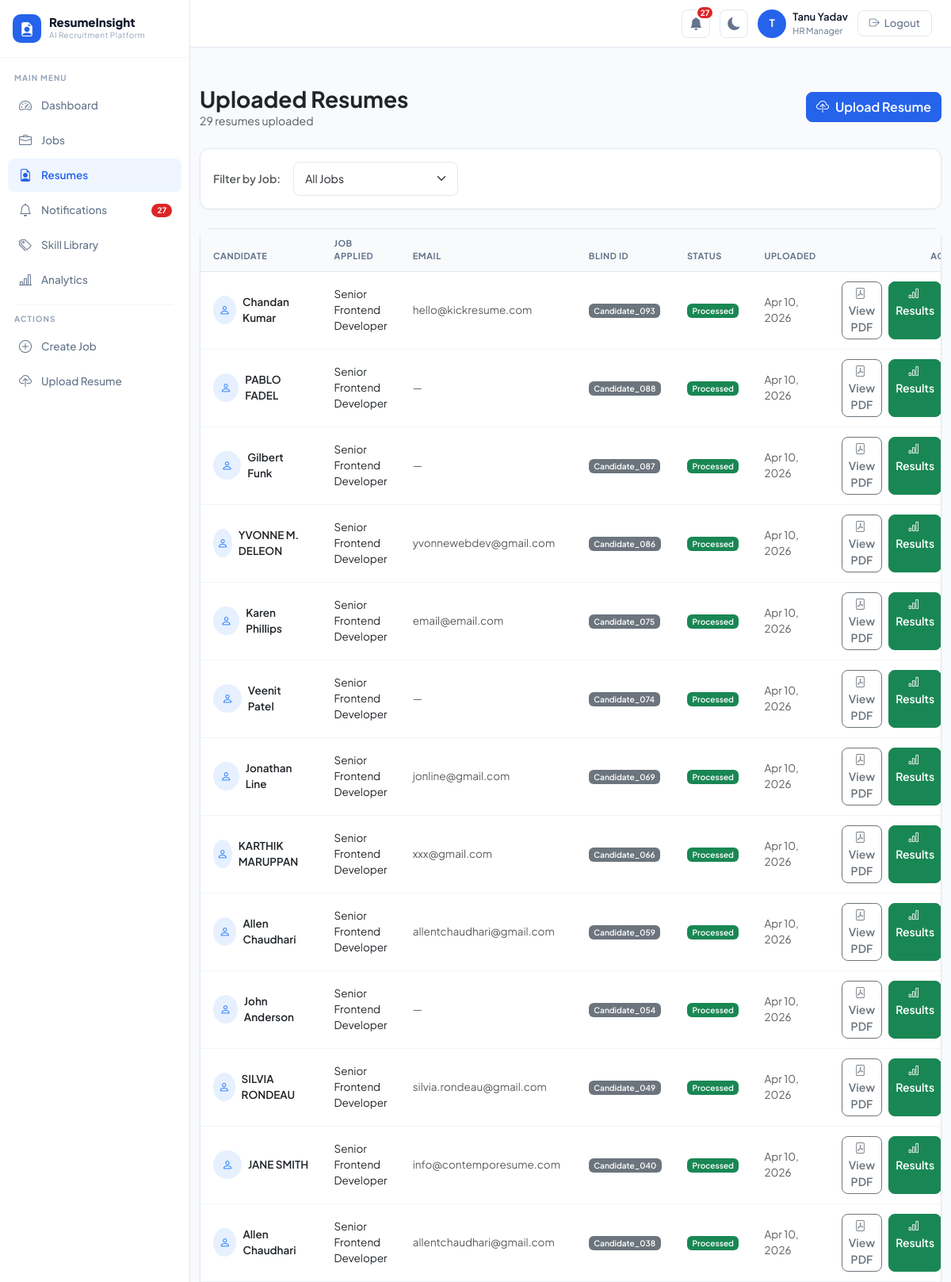
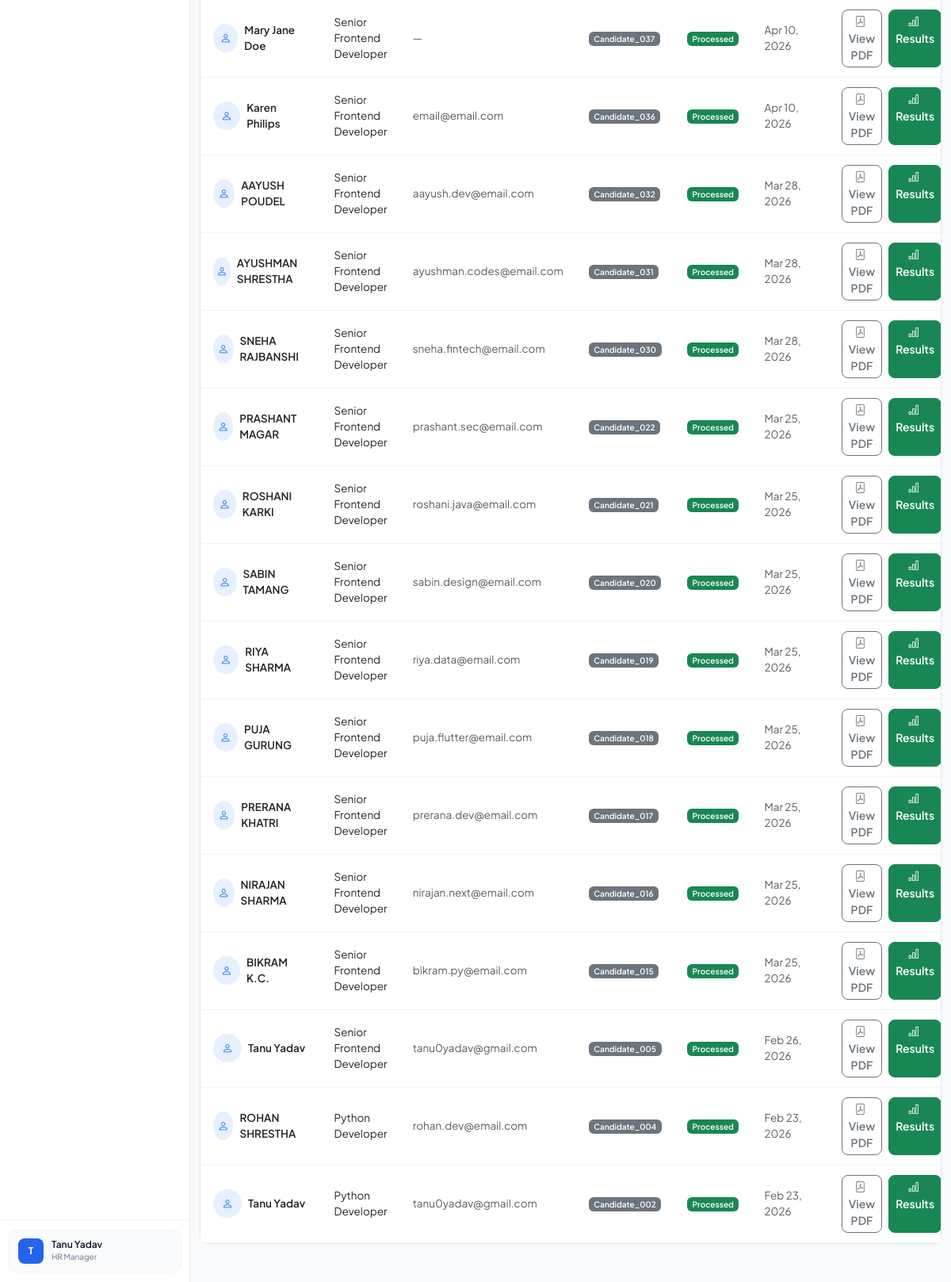
/resumes/ (signed in), run on the app's committed database (2 pictures, top to bottom).
### core/models.py (models this page shows, shortened)
class User(AbstractUser):
    ROLE_CHOICES = [
        ('hr_manager', 'HR Manager'),
        ('super_admin', 'Super Admin'),
    ]
    role = models.CharField(
        max_length=20,
        choices=ROLE_CHOICES,
        default='hr_manager'
    )
    profile_picture = models.ImageField(
        upload_to='profile_pics/',
        null=True,
        blank=True
    )
    def is_super_admin(self):
        return self.role == 'super_admin'

class Resume(models.Model):
    candidate   = models.ForeignKey(
        Candidate,
        on_delete=models.CASCADE,
        related_name='resumes'
    )
    job         = models.ForeignKey(
        JobDescription,
        on_delete=models.CASCADE,
        related_name='resumes'
    )
    pdf_file    = models.FileField(upload_to='resumes/')
    raw_text    = models.TextField(blank=True)
    extracted_skills     = models.TextField(blank=True,
                           help_text="Comma-separated skills found in resume")
    extracted_education  = models.TextField(blank=True)
    extracted_experience = models.TextField(blank=True)
    is_processed = models.BooleanField(default=False)
    uploaded_at  = models.DateTimeField(auto_now_add=True)

class Candidate(models.Model):
    full_name   = models.CharField(max_length=255)
    email       = models.EmailField(blank=True)
    phone       = models.CharField(max_length=20, blank=True)
    blind_id    = models.CharField(max_length=50, unique=True, blank=True)
    uploaded_by = models.ForeignKey(
        User,
        on_delete=models.SET_NULL,
        null=True,
        related_name='candidates'
    )
    created_at  = models.DateTimeField(auto_now_add=True)

class JobDescription(models.Model):
    STATUS_CHOICES = [
        ('active', 'Active'),
        ('closed', 'Closed'),
        ('draft', 'Draft'),
    ]
    created_by = models.ForeignKey(
        User,
        on_delete=models.CASCADE,
        related_name='job_descriptions'
    )
    title           = models.CharField(max_length=255)
    department      = models.CharField(max_length=100, blank=True)
    description     = models.TextField()
    required_skills = models.TextField(
        help_text="Comma-separated list of required skills. e.g. Python, Django, SQL"
    )
    experience_required = models.CharField(
        max_length=100,
        blank=True,
        help_text="e.g. 2-3 years"
    )
    education_required = models.CharField(
        max_length=255,
        blank=True,
        help_text="e.g. Bachelor's in Computer Science"
    )
    status = models.CharField(
        max_length=10,
        choices=STATUS_CHOICES,
        default='active'
    )
    skill_weight = models.FloatField(
        default=0.50,
        help_text="Weight for skill overlap (default 50%)"
    )
    semantic_weight = models.FloatField(
        default=0.20,
        help_text="Weight for semantic similarity (default 20%)"
    )
    education_weight = models.FloatField(
        default=0.20,
        help_text="Weight for education match (default 20%)"
    )
    experience_weight = models.FloatField(
        default=0.10,
        help_text="Weight for experience match (default 10%)"
    )
    created_at = models.DateTimeField(auto_now_add=True)
    updated_at = models.DateTimeField(auto_now=True)

### core/views.py (the view)
# urls.py: path('resumes/',                  views.resume_list_view,    name='resume_list'),
@login_required
def resume_list_view(request):
    job_id = request.GET.get('job')     # optional filter from URL ?job=1
    if job_id:
        resumes = Resume.objects.filter(
            job__id=job_id
        ).select_related('candidate', 'job').order_by('-uploaded_at')
        selected_job = get_object_or_404(JobDescription, pk=job_id)
    else:
        resumes = Resume.objects.all(
        ).select_related('candidate', 'job').order_by('-uploaded_at')
        selected_job = None
    jobs = JobDescription.objects.filter(status='active')
    pending_count = Resume.objects.filter(
        job__created_by=request.user,
        is_processed=False
    ).count()
    return render(request, 'resumes/resume_list.html', {
        'resumes'     : resumes,
        'jobs'        : jobs,
        'selected_job': selected_job,
        'pending_count': pending_count,
    })

### templates/resumes/resume_list.html (shortened to what this page needs)
{% extends 'layout.html' %}
{% block page_content %}
<div class="container py-5">
    <div class="d-flex justify-content-between align-items-center mb-4">
        <div>
            <h3 class="fw-bold mb-0">Uploaded Resumes</h3>
            <p class="text-muted small mb-0">
                {{ resumes.count }} resume{{ resumes.count|pluralize }} uploaded
            </p>
        </div>
        <div class="d-flex gap-2">
            <a href="{% url 'resume_upload' %}" class="btn btn-primary fw-semibold">
                <i class="bi bi-cloud-upload me-2"></i>Upload Resume
            </a>
        </div>
    </div>
    <div class="card border-0 shadow-sm rounded-3 p-3 mb-4">
        <form method="GET" class="d-flex align-items-center gap-3">
            <label class="fw-semibold small text-muted mb-0 text-nowrap">
                Filter by Job:
            </label>
            <select name="job" class="form-select form-select-sm w-auto"
                    onchange="this.form.submit()">
                <option value="">All Jobs</option>
            </select>
        </form>
    </div>
    {% if resumes %}
    <div class="card border-0 shadow-sm rounded-3">
        <div class="table-responsive">
            <table class="table table-hover align-middle mb-0">
                <thead class="table-light">
                    <tr>
                        <th class="ps-4">Candidate</th>
                        <th>Job Applied</th>
                        <th>Email</th>
                        <th>Blind ID</th>
                        <th>Status</th>
                        <th>Uploaded</th>
                        <th class="text-end pe-4">Actions</th>
                    </tr>
                </thead>
                <tbody>
                    {% for resume in resumes %}
                    <tr>
                        <td class="ps-4">
                            <div class="d-flex align-items-center gap-2">
                                <div class="bg-primary bg-opacity-10 rounded-circle
                                            d-flex align-items-center
                                            justify-content-center"
                                     style="width:36px; height:36px;">
                                    <i class="bi bi-person text-primary"></i>
                                </div>
                                <span class="fw-semibold">
                                    {{ resume.candidate.full_name }}
                                </span>
                            </div>
                        </td>
                        <td>{{ resume.job.title }}</td>
                        <td class="text-muted small">
                            {{ resume.candidate.email|default:"—" }}
                        </td>
                        <td>
                            <span class="badge bg-secondary">
                                {{ resume.candidate.blind_id }}
                            </span>
                        </td>
                        <td>
                            {% if resume.is_processed %}
                                <span class="badge bg-success">Processed</span>
                            {% else %}
                                <span class="badge bg-warning text-dark">Pending</span>
                            {% endif %}
                        </td>
                        <td class="text-muted small">
                            {{ resume.uploaded_at|date:"M d, Y" }}
                        </td>
    <td class="text-end pe-4">
    <div class="d-flex gap-2 justify-content-end">
        <a href="{{ resume.pdf_file.url }}"
           target="_blank"
           class="btn btn-sm btn-outline-secondary">
            <i class="bi bi-file-pdf me-1"></i>View PDF
        </a>
        {% if not resume.is_processed %}
        <form method="POST" action="{% url 'process_resume' resume.pk %}">
            {% csrf_token %}
            <button type="submit" class="btn btn-sm btn-primary">
                <i class="bi bi-cpu me-1"></i>Analyse
            </button>
        </form>
        {% else %}
        <a href="{% url 'resume_result' resume.pk %}"
           class="btn btn-sm btn-success">
            <i class="bi bi-bar-chart me-1"></i>Results
        </a>
        {% endif %}
    </div>
</td>
                    </tr>
                    {% endfor %}
                </tbody>
            </table>
        </div>
    </div>
    {% endif %}
</div>
{% endblock %}

### templates/layout.html (shortened to what this page needs)
{% extends 'base.html' %}
{% block content %}
<aside class="sidebar">
    <div class="sidebar-brand">
        <a href="{% url 'dashboard' %}" class="brand-logo">
            <div class="brand-icon"><i class="bi bi-file-earmark-person-fill"></i></div>
            <div>
                <div class="brand-text">ResumeInsight</div>
                <div class="brand-sub">AI Recruitment Platform</div>
            </div>
        </a>
    </div>
    <nav class="sidebar-nav">
        <div class="nav-label">Main Menu</div>
        <a href="{% url 'dashboard' %}"
           class="nav-item {% if request.resolver_match.url_name == 'dashboard' %}active{% endif %}">
            <i class="bi bi-speedometer2 nav-icon"></i> Dashboard
        </a>
        <a href="{% url 'job_list' %}"
           class="nav-item {% if 'job' in request.resolver_match.url_name %}active{% endif %}">
            <i class="bi bi-briefcase nav-icon"></i> Jobs
        </a>
        <a href="{% url 'resume_list' %}"
           class="nav-item {% if 'resume' in request.resolver_match.url_name %}active{% endif %}">
            <i class="bi bi-file-earmark-person nav-icon"></i> Resumes
        </a>
        <a href="{% url 'notifications' %}"
           class="nav-item {% if request.resolver_match.url_name == 'notifications' %}active{% endif %}">
            <i class="bi bi-bell nav-icon"></i>
            Notifications
            <span class="sidebar-notif-badge" id="sidebarNotifBadge"></span>
        </a>
        <a href="{% url 'skill_library' %}"
   class="nav-item {% if request.resolver_match.url_name == 'skill_library' %}active{% endif %}">
    <i class="bi bi-tags nav-icon"></i> Skill Library
</a>
        <a href="{% url 'analytics' %}"
            class="nav-item {% if request.resolver_match.url_name == 'analytics' %}active{% endif %}">
             <i class="bi bi-bar-chart-line nav-icon"></i> Analytics
        </a>
        <div class="sidebar-divider"></div>
        <div class="nav-label">Actions</div>
        <a href="{% url 'job_create' %}" class="nav-item">
            <i class="bi bi-plus-circle nav-icon"></i> Create Job
        </a>
        <a href="{% url 'resume_upload' %}" class="nav-item">
            <i class="bi bi-cloud-upload nav-icon"></i> Upload Resume
        </a>
    </nav>
    <div class="sidebar-footer">
        <div class="user-card">
            <div class="user-card-avatar">
                {{ request.user.first_name|first|default:request.user.username|first|upper }}
            </div>
            <div>
                <div class="user-card-name">
                    {{ request.user.get_full_name|default:request.user.username }}
                </div>
                <div class="user-card-role">{{ request.user.get_role_display }}</div>
            </div>
        </div>
    </div>
</aside>
<header class="topbar">
    <a href="{% url 'notifications' %}" class="bell-wrap" title="Notifications">
        <i class="bi bi-bell-fill"></i>
        <span class="notif-badge" id="notifBadge" style="display:none;"></span>
    </a>
    <button class="dark-toggle" id="darkToggle" title="Toggle Dark Mode">
        <i class="bi bi-moon-fill" id="darkIcon"></i>
    </button>
    <div class="d-flex align-items-center gap-2">
        <div class="user-avatar">
            {{ request.user.first_name|first|default:request.user.username|first|upper }}
        </div>
        <div>
            <div class="topbar-user-name">
                {{ request.user.get_full_name|default:request.user.username }}
            </div>
            <div class="topbar-user-role">{{ request.user.get_role_display }}</div>
        </div>
    </div>
    <a href="{% url 'logout' %}" class="btn-logout">
        <i class="bi bi-box-arrow-right"></i> Logout
    </a>
</header>
<main class="main-wrapper">
    {% block page_content %}{% endblock %}
</main>
{% endblock %}

### templates/base.html (shortened to what this page needs)
<!DOCTYPE html>
<html lang="en">
<head>
    <link href="https://cdn.jsdelivr.net/npm/bootstrap@5.3.0/dist/css/bootstrap.min.css" rel="stylesheet">
    <link href="https://cdn.jsdelivr.net/npm/bootstrap-icons@1.10.5/font/bootstrap-icons.css" rel="stylesheet">
</head>
<body>
    {% block content %}{% endblock %}
</body>
</html>

### templates/base.html (style rules this page uses)
body { font-family: 'Plus Jakarta Sans', sans-serif; background: #F8FAFC; }
.form-control, .form-select { border-radius: 8px !important; border: 1.5px solid #E2E8F0 !important; font-family: 'Plus Jakarta Sans', sans-serif; font-size: 14px; padding: 10px 14px !important; transition: all 0.2s; }
.btn { font-family: 'Plus Jakarta Sans', sans-serif; font-weight: 600; border-radius: 8px !important; }
.btn-primary { background: #2563EB !important; border-color: #2563EB !important; }

### data on the page
User: user.first_name|first "T", user.get_full_name "Tanu Yadav", user.role "HR Manager"
Resume: candidate.full_name "Chandan Kumar", job "Senior Frontend Developer", candidate.email "hello@kickresume.com", candidate.blind_id "Candidate_093", is_processed "Processed", uploaded_at "Apr 10, 2026"
Resume: candidate.full_name "PABLO FADEL", job "Senior Frontend Developer", candidate.email "—", candidate.blind_id "Candidate_088", is_processed "Processed", uploaded_at "Apr 10, 2026"
Resume: candidate.full_name "Gilbert Funk", job "Senior Frontend Developer", candidate.email "—", candidate.blind_id "Candidate_087", is_processed "Processed", uploaded_at "Apr 10, 2026"
Resume: candidate.full_name "YVONNE M. DELEON", job "Senior Frontend Developer", candidate.email "yvonnewebdev@gmail.com", candidate.blind_id "Candidate_086", is_processed "Processed", uploaded_at "Apr 10, 2026"
Resume: candidate.full_name "Karen Phillips", job "Senior Frontend Developer", candidate.email "email@email.com", candidate.blind_id "Candidate_075", is_processed "Processed", uploaded_at "Apr 10, 2026"
Resume: candidate.full_name "Veenit Patel", job "Senior Frontend Developer", candidate.email "—", candidate.blind_id "Candidate_074", is_processed "Processed", uploaded_at "Apr 10, 2026"
Resume: candidate.full_name "Jonathan Line", job "Senior Frontend Developer", candidate.email "jonline@gmail.com", candidate.blind_id "Candidate_069", is_processed "Processed", uploaded_at "Apr 10, 2026"
Resume: candidate.full_name "KARTHIK MARUPPAN", job "Senior Frontend Developer", candidate.email "xxx@gmail.com", candidate.blind_id "Candidate_066", is_processed "Processed", uploaded_at "Apr 10, 2026"
Resume: candidate.full_name "Allen Chaudhari", job "Senior Frontend Developer", candidate.email "allentchaudhari@gmail.com", candidate.blind_id "Candidate_059", is_processed "Processed", uploaded_at "Apr 10, 2026"
Resume: candidate.full_name "John Anderson", job "Senior Frontend Developer", candidate.email "—", candidate.blind_id "Candidate_054", is_processed "Processed", uploaded_at "Apr 10, 2026"
Resume: candidate.full_name "SILVIA RONDEAU", job "Senior Frontend Developer", candidate.email "silvia.rondeau@gmail.com", candidate.blind_id "Candidate_049", is_processed "Processed", uploaded_at "Apr 10, 2026"
Resume: candidate.full_name "JANE SMITH", job "Senior Frontend Developer", candidate.email "info@contemporesume.com", candidate.blind_id "Candidate_040", is_processed "Processed", uploaded_at "Apr 10, 2026"
Resume: candidate.full_name "Allen Chaudhari", job "Senior Frontend Developer", candidate.email "allentchaudhari@gmail.com", candidate.blind_id "Candidate_038", is_processed "Processed", uploaded_at "Apr 10, 2026"
Resume: candidate.full_name "Mary Jane Doe", job "Senior Frontend Developer", candidate.email "—", candidate.blind_id "Candidate_037", is_processed "Processed", uploaded_at "Apr 10, 2026"
Resume: candidate.full_name "Karen Philips", job "Senior Frontend Developer", candidate.email "email@email.com", candidate.blind_id "Candidate_036", is_processed "Processed", uploaded_at "Apr 10, 2026"
Resume: candidate.full_name "AAYUSH POUDEL", job "Senior Frontend Developer", candidate.email "aayush.dev@email.com", candidate.blind_id "Candidate_032", is_processed "Processed", uploaded_at "Mar 28, 2026"
Resume: candidate.full_name "AYUSHMAN SHRESTHA", job "Senior Frontend Developer", candidate.email "ayushman.codes@email.com", candidate.blind_id "Candidate_031", is_processed "Processed", uploaded_at "Mar 28, 2026"
Resume: candidate.full_name "SNEHA RAJBANSHI", job "Senior Frontend Developer", candidate.email "sneha.fintech@email.com", candidate.blind_id "Candidate_030", is_processed "Processed", uploaded_at "Mar 28, 2026"
Resume: candidate.full_name "PRASHANT MAGAR", job "Senior Frontend Developer", candidate.email "prashant.sec@email.com", candidate.blind_id "Candidate_022", is_processed "Processed", uploaded_at "Mar 25, 2026"
Resume: candidate.full_name "ROSHANI KARKI", job "Senior Frontend Developer", candidate.email "roshani.java@email.com", candidate.blind_id "Candidate_021", is_processed "Processed", uploaded_at "Mar 25, 2026"
Resume: candidate.full_name "SABIN TAMANG", job "Senior Frontend Developer", candidate.email "sabin.design@email.com", candidate.blind_id "Candidate_020", is_processed "Processed", uploaded_at "Mar 25, 2026"
Resume: candidate.full_name "RIYA SHARMA", job "Senior Frontend Developer", candidate.email "riya.data@email.com", candidate.blind_id "Candidate_019", is_processed "Processed", uploaded_at "Mar 25, 2026"
Resume: candidate.full_name "PUJA GURUNG", job "Senior Frontend Developer", candidate.email "puja.flutter@email.com", candidate.blind_id "Candidate_018", is_processed "Processed", uploaded_at "Mar 25, 2026"
Resume: candidate.full_name "PRERANA KHATRI", job "Senior Frontend Developer", candidate.email "prerana.dev@email.com", candidate.blind_id "Candidate_017", is_processed "Processed", uploaded_at "Mar 25, 2026"
Resume: candidate.full_name "NIRAJAN SHARMA", job "Senior Frontend Developer", candidate.email "nirajan.next@email.com", candidate.blind_id "Candidate_016", is_processed "Processed", uploaded_at "Mar 25, 2026"
Resume: candidate.full_name "BIKRAM K.C.", job "Senior Frontend Developer", candidate.email "bikram.py@email.com", candidate.blind_id "Candidate_015", is_processed "Processed", uploaded_at "Mar 25, 2026"
Resume: candidate.full_name "Tanu Yadav", job "Senior Frontend Developer", candidate.email "tanu0yadav@gmail.com", candidate.blind_id "Candidate_005", is_processed "Processed", uploaded_at "Feb 26, 2026"
Resume: candidate.full_name "ROHAN SHRESTHA", job "Python Developer", candidate.email "rohan.dev@email.com", candidate.blind_id "Candidate_004", is_processed "Processed", uploaded_at "Feb 23, 2026"
Resume: candidate.full_name "Tanu Yadav", job "Python Developer", candidate.email "tanu0yadav@gmail.com", candidate.blind_id "Candidate_002", is_processed "Processed", uploaded_at "Feb 23, 2026"

### other printed values
{{ resumes.count }} "29"
